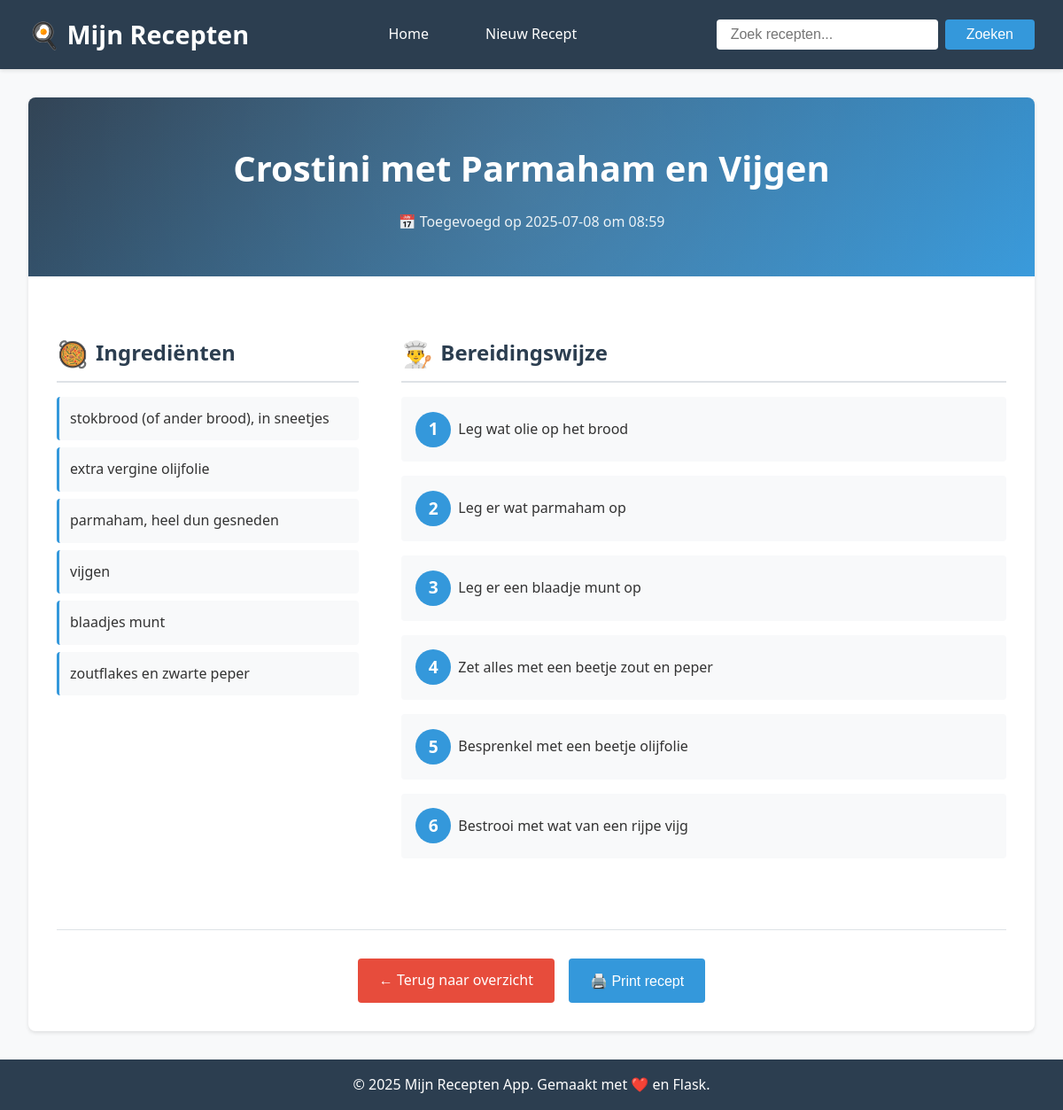
/recept/3, run on the app's committed database.
### tables this page shows
CREATE TABLE recepten (
            id INTEGER PRIMARY KEY AUTOINCREMENT,
            titel TEXT NOT NULL,
            ingredienten TEXT,
            stappen TEXT,
            benodigdheden TEXT,
            originele_bestandsnaam TEXT,
            ruwe_ocr_tekst TEXT,
            timestamp DATETIME DEFAULT CURRENT_TIMESTAMP
        );

### App.py (the view)
@app.route('/recept/<int:id>')
def recept_detail(id):
    conn = get_db_connection()
    recept = conn.execute('SELECT * FROM recepten WHERE id = ?', (id,)).fetchone()
    conn.close()
    if recept is None:
        return "Recept niet gevonden", 404
    ingredienten = json.loads(recept['ingredienten']) if recept['ingredienten'] else []
    stappen = json.loads(recept['stappen']) if recept['stappen'] else []
    benodigdheden = json.loads(recept['benodigdheden']) if recept['benodigdheden'] else []
    return render_template('recept.html',
                         recept=recept,
                         ingredienten=ingredienten,
                         stappen=stappen,
                         benodigdheden=benodigdheden)

### App.py (called while the page is built)
def get_db_connection():
    conn = sqlite3.connect(DATABASE_PATH)
    conn.row_factory = sqlite3.Row
    return conn

### templates/recept.html (shortened to what this page needs)
{% extends "base.html" %}
{% block content %}
<div class="recipe-container">
    <div class="recipe-header">
        <h1>{{ recept.titel }}</h1>
        <p class="recipe-meta">
            📅 Toegevoegd op {{ recept.timestamp[:10] }} om {{ recept.timestamp[11:16] }}
        </p>
    </div>
    <div class="recipe-content">
        <div class="recipe-grid">
            <div>
                <div class="recipe-section">
                    <h2 class="section-title">
                        <span class="section-icon">🥘</span>
                        Ingrediënten
                    </h2>
                    {% if ingredienten %}
                        <ul class="ingredients-list">
                            {% for ingredient in ingredienten %}
                            <li class="ingredient-item">
                                <span class="ingredient-name">{{ ingredient.naam }}</span>
                            </li>
                            {% endfor %}
                        </ul>
                    {% else %}
                        <p class="empty-state">Geen ingrediënten beschikbaar</p>
                    {% endif %}
                </div>
            </div>
            <div>
                <div class="recipe-section">
                    <h2 class="section-title">
                        <span class="section-icon">👨‍🍳</span>
                        Bereidingswijze
                    </h2>
                    {% if stappen %}
                        <ol class="steps-list">
                            {% for stap in stappen %}
                            <li class="step-item">{{ stap }}</li>
                            {% endfor %}
                        </ol>
                    {% else %}
                        <p class="empty-state">Geen bereidingsstappen beschikbaar</p>
                    {% endif %}
                </div>
            </div>
        </div>
        <div class="recipe-actions">
            <a href="{{ url_for('index') }}" class="btn btn-secondary">← Terug naar overzicht</a>
            <button onclick="window.print()" class="btn">🖨️ Print recept</button>
        </div>
    </div>
</div>
{% endblock %}

### templates/base.html (style rules this page uses)
* { margin: 0; padding: 0; box-sizing: border-box; }
:root { --primary-color: #2c3e50; --secondary-color: #e74c3c; --accent-color: #3498db; --background-color: #f8f9fa; --card-background: #ffffff; --text-color: #333333; --border-color: #dee2e6; --shadow: 0 2px 4px rgba(0,0,0,0.1); --shadow-hover: 0 4px 8px rgba(0,0,0,0.15); }
body { font-family: 'Segoe UI', Tahoma, Geneva, Verdana, sans-serif; background-color: var(--background-color); color: var(--text-color); line-height: 1.6; min-height: 100vh; display: flex; flex-direction: column; }
.btn { display: inline-block; padding: 0.75rem 1.5rem; background-color: var(--accent-color); color: white; text-decoration: none; border-radius: 4px; transition: all 0.3s ease; border: none; cursor: pointer; font-size: 1rem; }
.btn-secondary { background-color: var(--secondary-color); }

### templates/recept.html (style rules this page uses)
.recipe-container { background-color: var(--card-background); border-radius: 8px; box-shadow: var(--shadow); overflow: hidden; animation: fadeIn 0.5s ease; }
.recipe-header { background: linear-gradient(135deg, var(--primary-color), var(--accent-color)); color: white; padding: 3rem 2rem; text-align: center; position: relative; overflow: hidden; }
.recipe-header::before { content: ''; position: absolute; top: -50%; right: -50%; width: 200%; height: 200%; background: radial-gradient(circle, rgba(255,255,255,0.1) 0%, transparent 70%); animation: pulse 4s ease-in-out infinite; }
.recipe-header h1 { font-size: 2.5rem; margin-bottom: 1rem; position: relative; z-index: 1; }
.recipe-meta { font-size: 1rem; opacity: 0.9; position: relative; z-index: 1; }
.recipe-content { padding: 2rem; }
.recipe-grid { display: grid; grid-template-columns: 1fr 2fr; gap: 3rem; margin-top: 2rem; }
.recipe-section { margin-bottom: 2rem; }
.section-title { font-size: 1.5rem; color: var(--primary-color); margin-bottom: 1rem; padding-bottom: 0.5rem; border-bottom: 2px solid var(--border-color); display: flex; align-items: center; gap: 0.5rem; }
.section-icon { font-size: 1.8rem; }
.ingredients-list { list-style: none; padding: 0; }
.ingredient-item { padding: 0.75rem; margin-bottom: 0.5rem; background-color: #f8f9fa; border-radius: 4px; border-left: 3px solid var(--accent-color); transition: all 0.3s ease; display: flex; justify-content: space-between; align-items: center; }
.ingredient-name { font-weight: 500; }
.steps-list { list-style: none; padding: 0; counter-reset: step-counter; }
.step-item { padding: 1.5rem; margin-bottom: 1rem; background-color: #f8f9fa; border-radius: 4px; position: relative; padding-left: 4rem; transition: all 0.3s ease; counter-increment: step-counter; }
.step-item::before { content: counter(step-counter); position: absolute; left: 1rem; top: 50%; transform: translateY(-50%); width: 2.5rem; height: 2.5rem; background-color: var(--accent-color); color: white; border-radius: 50%; display: flex; align-items: center; justify-content: center; font-weight: bold; font-size: 1.2rem; }
.recipe-actions { margin-top: 3rem; padding-top: 2rem; border-top: 1px solid var(--border-color); display: flex; gap: 1rem; justify-content: center; }

### data on the page
recepten: titel "Crostini met Parmaham en Vijgen", timestamp "2025-07-08", timestamp "08:59"

### other printed values
{{ ingredient.naam }} "stokbrood (of ander brood), in sneetjes" "extra vergine olijfolie" "parmaham, heel dun gesneden" "vijgen" "blaadjes munt" "zoutflakes en zwarte peper"
{{ stap }} "Leg wat olie op het brood" "Leg er wat parmaham op" "Leg er een blaadje munt op" "Zet alles met een beetje zout en peper" "Besprenkel met een beetje olijfolie" "Bestrooi met wat van een rijpe vijg"
